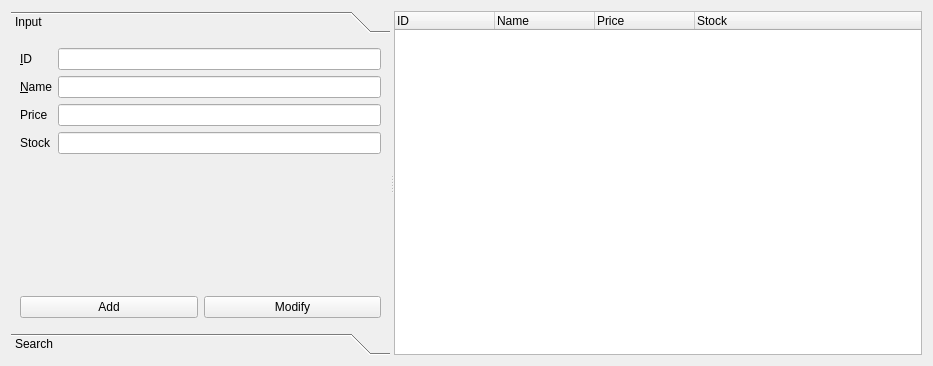
<?xml version="1.0" encoding="UTF-8"?>
<ui version="4.0">
 <class>ProductManagerForm</class>
 <widget class="QWidget" name="ProductManagerForm">
  <property name="geometry">
   <rect>
    <x>0</x>
    <y>0</y>
    <width>933</width>
    <height>366</height>
   </rect>
  </property>
  <property name="windowTitle">
   <string>Form</string>
  </property>
  <layout class="QVBoxLayout" name="verticalLayout_3">
   <item>
    <widget class="QSplitter" name="splitter">
     <property name="orientation">
      <enum>Qt::Horizontal</enum>
     </property>
     <widget class="QToolBox" name="toolBox">
      <property name="currentIndex">
       <number>0</number>
      </property>
      <widget class="QWidget" name="inputPage">
       <property name="geometry">
        <rect>
         <x>0</x>
         <y>0</y>
         <width>377</width>
         <height>306</height>
        </rect>
       </property>
       <attribute name="label">
        <string>Input</string>
       </attribute>
       <layout class="QVBoxLayout" name="verticalLayout">
        <item>
         <layout class="QFormLayout" name="productFormLayout">
          <item row="0" column="0">
           <widget class="QLabel" name="productIdLabel">
            <property name="text">
             <string>&amp;ID</string>
            </property>
            <property name="buddy">
             <cstring>productIdLineEdit</cstring>
            </property>
           </widget>
          </item>
          <item row="0" column="1">
           <widget class="QLineEdit" name="productIdLineEdit">
            <property name="text">
             <string/>
            </property>
           </widget>
          </item>
          <item row="1" column="0">
           <widget class="QLabel" name="productNameLabel">
            <property name="text">
             <string>&amp;Name</string>
            </property>
            <property name="buddy">
             <cstring>productNameLineEdit</cstring>
            </property>
           </widget>
          </item>
          <item row="1" column="1">
           <widget class="QLineEdit" name="productNameLineEdit">
            <property name="text">
             <string/>
            </property>
           </widget>
          </item>
          <item row="2" column="0">
           <widget class="QLabel" name="priceLabel">
            <property name="text">
             <string>Price</string>
            </property>
            <property name="buddy">
             <cstring>priceLineEdit</cstring>
            </property>
           </widget>
          </item>
          <item row="2" column="1">
           <widget class="QLineEdit" name="priceLineEdit"/>
          </item>
          <item row="3" column="0">
           <widget class="QLabel" name="stockLabel">
            <property name="text">
             <string>Stock</string>
            </property>
            <property name="buddy">
             <cstring>stockLineEdit</cstring>
            </property>
           </widget>
          </item>
          <item row="3" column="1">
           <widget class="QLineEdit" name="stockLineEdit"/>
          </item>
         </layout>
        </item>
        <item>
         <spacer name="verticalSpacer">
          <property name="orientation">
           <enum>Qt::Vertical</enum>
          </property>
          <property name="sizeHint" stdset="0">
           <size>
            <width>17</width>
            <height>10</height>
           </size>
          </property>
         </spacer>
        </item>
        <item>
         <layout class="QHBoxLayout" name="amHorizontalLayout">
          <item>
           <widget class="QPushButton" name="addPushButton">
            <property name="text">
             <string>Add</string>
            </property>
           </widget>
          </item>
          <item>
           <widget class="QPushButton" name="modifyPushButton">
            <property name="text">
             <string>Modify</string>
            </property>
           </widget>
          </item>
         </layout>
        </item>
       </layout>
      </widget>
      <widget class="QWidget" name="searchPage">
       <property name="geometry">
        <rect>
         <x>0</x>
         <y>0</y>
         <width>377</width>
         <height>306</height>
        </rect>
       </property>
       <attribute name="label">
        <string>Search</string>
       </attribute>
       <layout class="QVBoxLayout" name="verticalLayout_2">
        <item>
         <layout class="QHBoxLayout" name="idHorizontalLayout">
          <item>
           <widget class="QComboBox" name="searchComboBox">
            <item>
             <property name="text">
              <string>ID</string>
             </property>
            </item>
            <item>
             <property name="text">
              <string>Name</string>
             </property>
            </item>
            <item>
             <property name="text">
              <string>Price</string>
             </property>
            </item>
            <item>
             <property name="text">
              <string>Stock</string>
             </property>
            </item>
           </widget>
          </item>
          <item>
           <widget class="QLineEdit" name="searchLineEdit"/>
          </item>
         </layout>
        </item>
        <item>
         <widget class="QPushButton" name="searchPushButton">
          <property name="text">
           <string>Search</string>
          </property>
         </widget>
        </item>
        <item>
         <widget class="QTreeWidget" name="searchTreeWidget">
          <column>
           <property name="text">
            <string>ID</string>
           </property>
          </column>
          <column>
           <property name="text">
            <string>Name</string>
           </property>
          </column>
          <column>
           <property name="text">
            <string>Price</string>
           </property>
          </column>
          <column>
           <property name="text">
            <string>Stock</string>
           </property>
          </column>
         </widget>
        </item>
       </layout>
      </widget>
     </widget>
     <widget class="QTreeWidget" name="treeWidget">
      <column>
       <property name="text">
        <string>ID</string>
       </property>
      </column>
      <column>
       <property name="text">
        <string>Name</string>
       </property>
      </column>
      <column>
       <property name="text">
        <string>Price</string>
       </property>
      </column>
      <column>
       <property name="text">
        <string>Stock</string>
       </property>
      </column>
     </widget>
    </widget>
   </item>
  </layout>
 </widget>
 <resources/>
 <connections/>
</ui>
